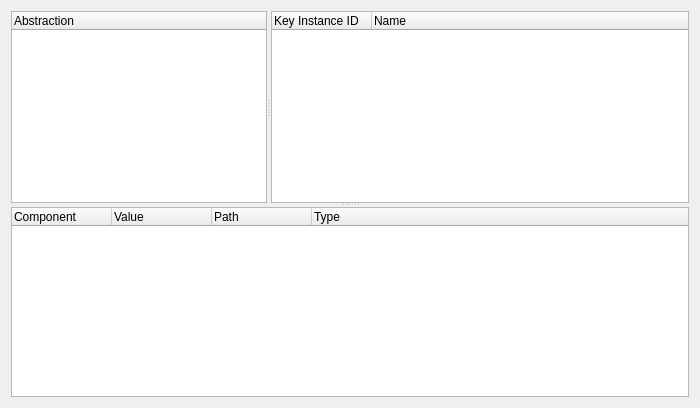
<?xml version="1.0" encoding="UTF-8"?>
<ui version="4.0">
 <class>DSDocuments</class>
 <widget class="QFrame" name="DSDocuments">
  <property name="geometry">
   <rect>
    <x>0</x>
    <y>0</y>
    <width>700</width>
    <height>408</height>
   </rect>
  </property>
  <property name="minimumSize">
   <size>
    <width>700</width>
    <height>0</height>
   </size>
  </property>
  <property name="windowTitle">
   <string>Frame</string>
  </property>
  <layout class="QVBoxLayout" name="verticalLayout">
   <item>
    <widget class="QSplitter" name="horizontalSplitter">
     <property name="orientation">
      <enum>Qt::Orientation::Vertical</enum>
     </property>
     <widget class="QSplitter" name="splitter">
      <property name="orientation">
       <enum>Qt::Orientation::Horizontal</enum>
      </property>
      <widget class="QTreeWidget" name="w_abstraction_tree_widget">
       <property name="sizePolicy">
        <sizepolicy hsizetype="Expanding" vsizetype="Expanding">
         <horstretch>0</horstretch>
         <verstretch>0</verstretch>
        </sizepolicy>
       </property>
       <property name="alternatingRowColors">
        <bool>true</bool>
       </property>
       <column>
        <property name="text">
         <string>Abstraction</string>
        </property>
       </column>
      </widget>
      <widget class="QTreeWidget" name="w_key_tree_widget">
       <property name="sizePolicy">
        <sizepolicy hsizetype="Expanding" vsizetype="Expanding">
         <horstretch>1</horstretch>
         <verstretch>0</verstretch>
        </sizepolicy>
       </property>
       <property name="alternatingRowColors">
        <bool>true</bool>
       </property>
       <column>
        <property name="text">
         <string>Key Instance ID</string>
        </property>
       </column>
       <column>
        <property name="text">
         <string>Name</string>
        </property>
       </column>
      </widget>
     </widget>
     <widget class="QTreeWidget" name="w_document_tree_widget">
      <property name="sizePolicy">
       <sizepolicy hsizetype="Expanding" vsizetype="Expanding">
        <horstretch>0</horstretch>
        <verstretch>1</verstretch>
       </sizepolicy>
      </property>
      <property name="alternatingRowColors">
       <bool>true</bool>
      </property>
      <column>
       <property name="text">
        <string>Component</string>
       </property>
      </column>
      <column>
       <property name="text">
        <string>Value</string>
       </property>
      </column>
      <column>
       <property name="text">
        <string>Path</string>
       </property>
      </column>
      <column>
       <property name="text">
        <string>Type</string>
       </property>
      </column>
     </widget>
    </widget>
   </item>
  </layout>
 </widget>
 <resources/>
 <connections/>
</ui>
